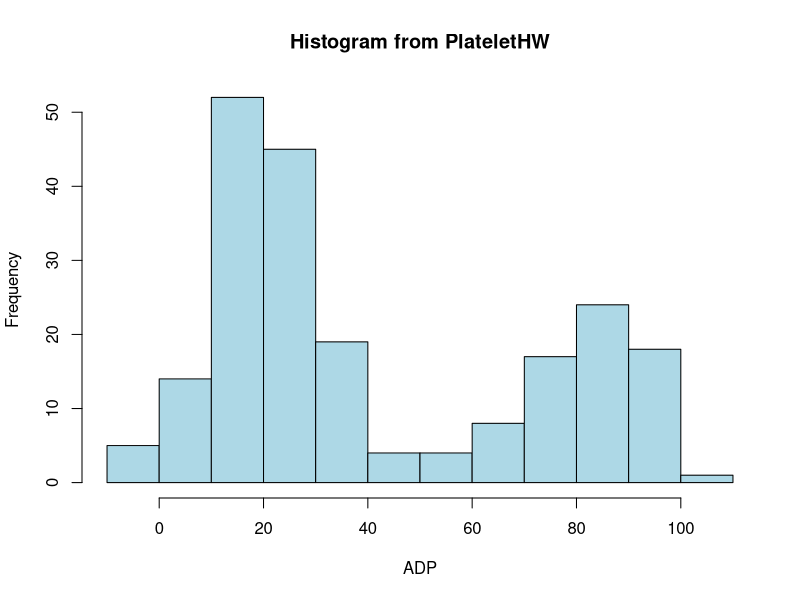
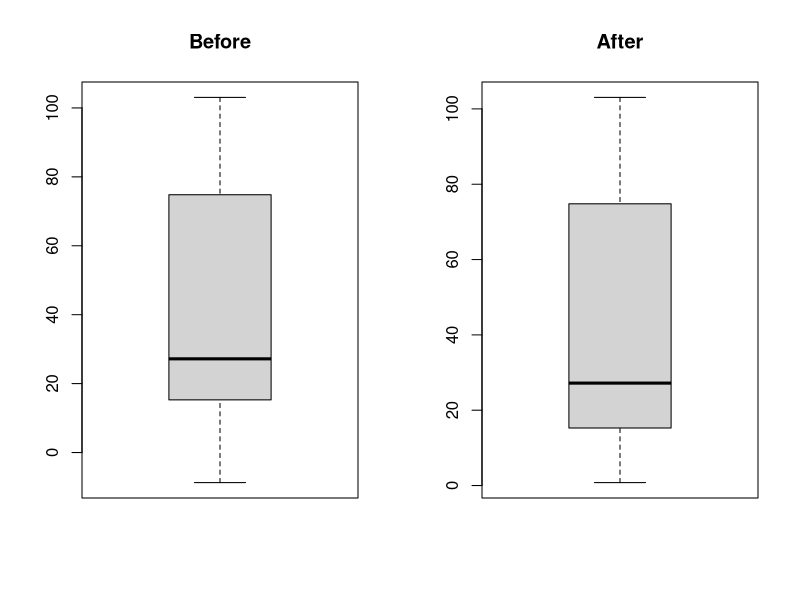
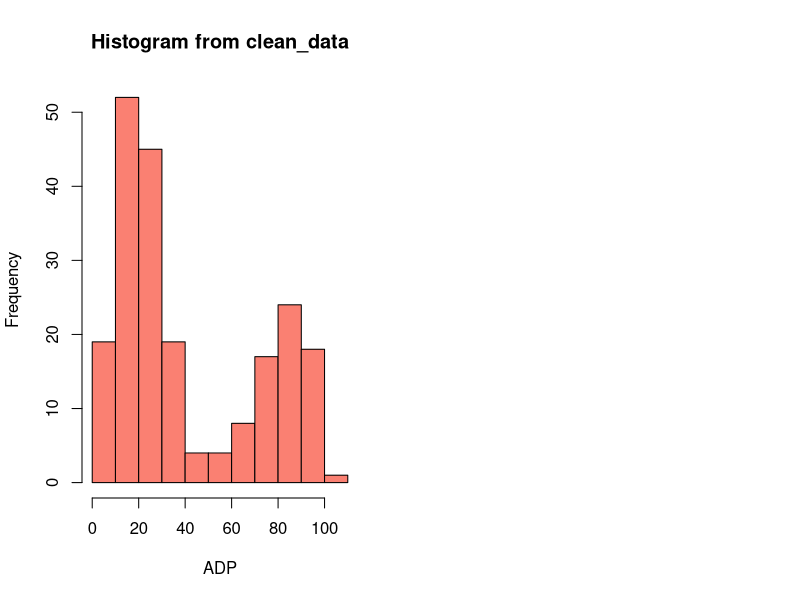
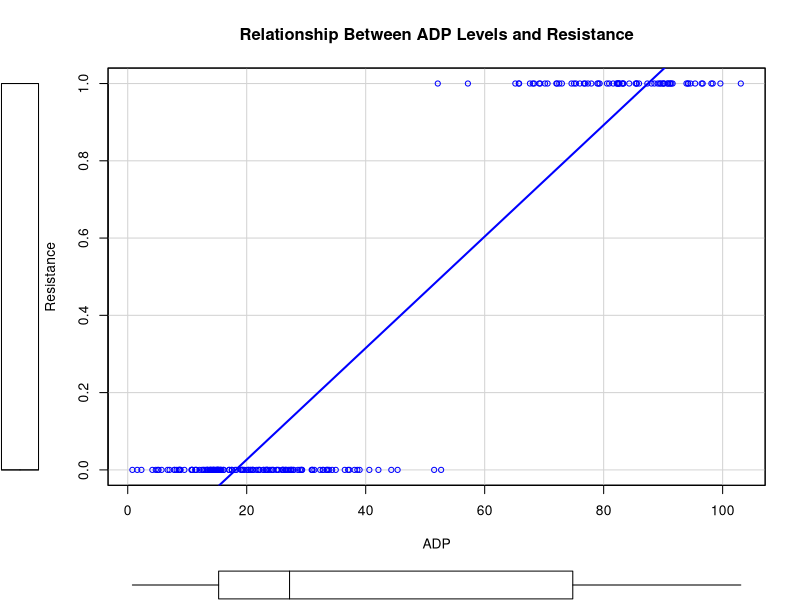
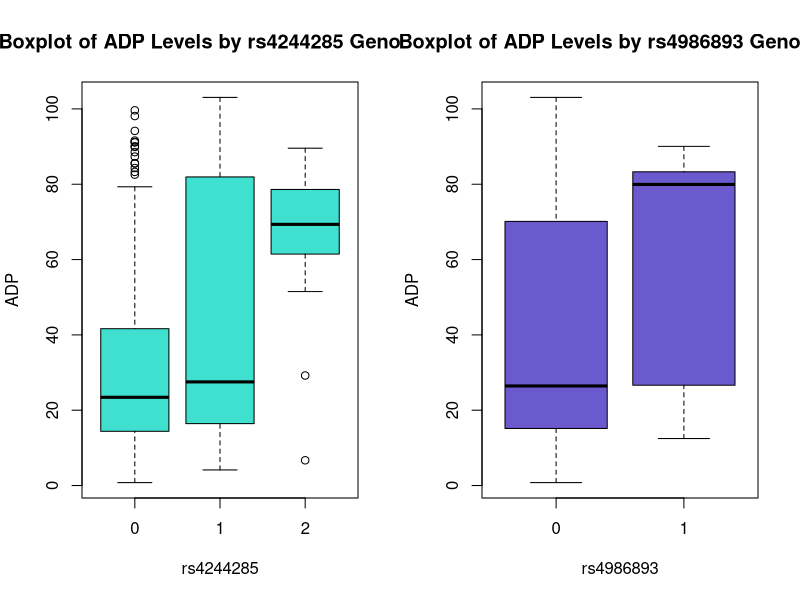
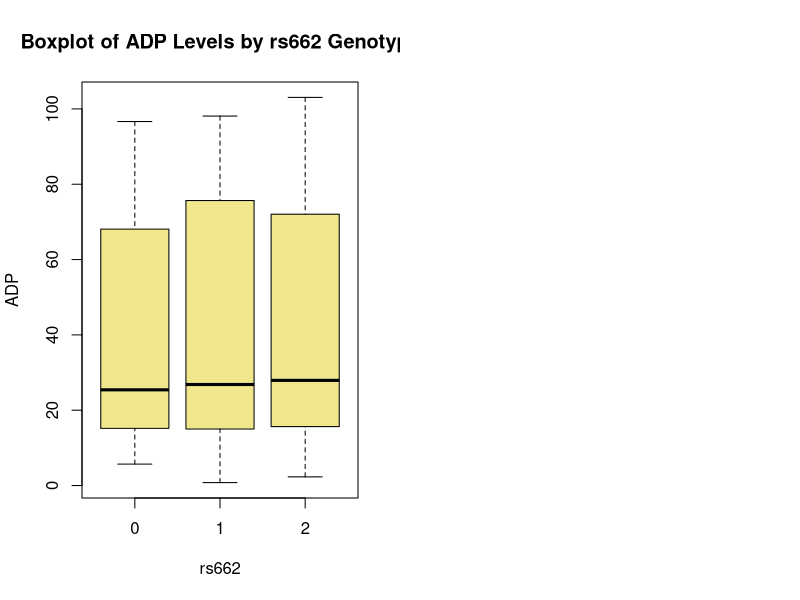
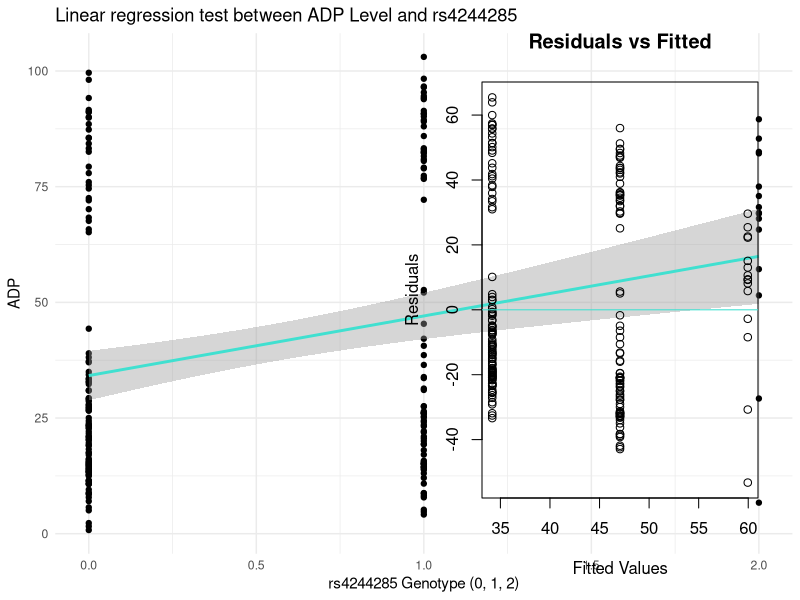
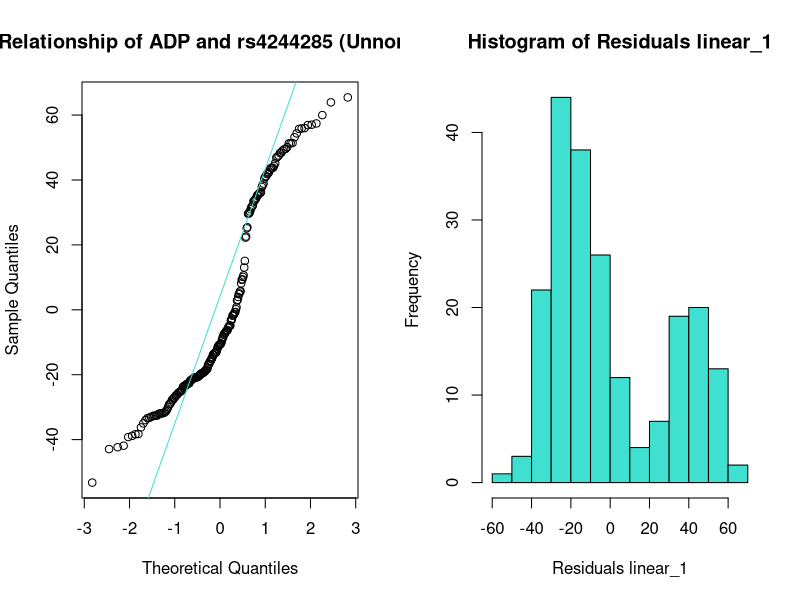

These figures' R source, in order:
## ---- chunk 1
knitr::opts_chunk$set(echo = TRUE)
## ---- chunk 2
knitr::opts_chunk$set(echo = TRUE)

library(readr)
raw_data <- read_delim("../raw_data/PlateletHW.tsv", delim = "\t", escape_double = FALSE, trim_ws = TRUE)
View(raw_data)

clean_data <- read_delim("../clean_data/clean_data.tsv", delim = "\t", escape_double = FALSE, trim_ws = TRUE)
View(clean_data)

## ---- chunk 3
summary(raw_data$ADP)
hist(raw_data$ADP, main = "Histogram from PlateletHW" , xlab = "ADP", col = "lightblue")
## ---- chunk 4
clean_data$ADP <- abs(raw_data$ADP)
par(mfcol=c(1,2))
boxplot(raw_data$ADP, main = "Before")
boxplot(clean_data$ADP, main = "After")
## ---- chunk 5
summary(clean_data$ADP)
hist(clean_data$ADP, main = "Histogram from clean_data" , xlab = "ADP", col = "salmon")
## ---- chunk 6
install.packages("car")
## ---- chunk 7
library(car)
scatterplot(Resistance ~ ADP, data = clean_data, reg.line = lm, smooth = FALSE, main = "Relationship Between ADP Levels and Resistance")
boxplot(clean_data$ADP ~ clean_data$rs4244285, main = "Boxplot of ADP Levels by rs4244285 Genotype", xlab = "rs4244285", ylab = "ADP", col = "turquoise")
boxplot(clean_data$ADP ~ clean_data$rs4986893, main = "Boxplot of ADP Levels by rs4986893 Genotype", xlab = "rs4986893", ylab = "ADP", col = "slateblue")
boxplot(clean_data$ADP ~ clean_data$rs662, main = "Boxplot of ADP Levels by rs662 Genotype", xlab = "rs662", ylab = "ADP", col = "khaki")
## ---- chunk 8
clean_data$ADP_log <- log(clean_data$ADP)
View(clean_data)
## ---- chunk 9
library(ggplot2)
linear_1 <- lm(ADP ~ rs4244285, data = clean_data)
summary(linear_1)# significant (p-value < 0.05)

ggplot(clean_data, aes(x = rs4244285, y = ADP)) +
  geom_point() +
  geom_smooth(method = "lm", color = "turquoise") +
  labs(title = "Linear regression test between ADP Level and rs4244285",
       x = "rs4244285 Genotype (0, 1, 2)",
       y = "ADP") +
  theme_minimal()

plot(linear_1$fitted.values, linear_1$residuals,
     main = "Residuals vs Fitted",
     xlab = "Fitted Values",
     ylab = "Residuals")
abline(h = 0, col = "turquoise")

qqnorm(linear_1$residuals, main = "QQ Plot: Relationship of ADP and rs4244285 (Unnormalized ADP)")
qqline(linear_1$residuals, col = "turquoise")

hist(linear_1$residuals, main = "Histogram of Residuals linear_1", xlab = "Residuals linear_1", col = "turquoise")

## ---- chunk 10
linear_log_1 <- lm(ADP_log ~ rs4244285, data = clean_data)
summary(linear_log_1)# significant (p-value < 0.05)

ggplot(clean_data, aes(x = rs4244285, y = ADP_log)) +
  geom_point() +
  geom_smooth(method = "lm", color = "turquoise") +
  labs(title = "Linear regression test between log(ADP Level) and rs4244285",
       x = "rs4244285 Genotype (0, 1, 2)",
       y = "log(ADP)") +
  theme_minimal()

plot(linear_log_1$fitted.values, linear_log_1$residuals,
     main = "Residuals vs Fitted",
     xlab = "Fitted Values",
     ylab = "Residuals")
abline(h = 0, col = "turquoise")

qqnorm(linear_log_1$residuals, main = "QQ Plot: Relationship of ADP and rs4244285 (Normalized ADP)")
qqline(linear_log_1$residuals, col = "turquoise")

hist(linear_log_1$residuals, main = "Histogram of Residuals linear_log_1", xlab = "Residuals linear_log_1", col = "turquoise")
## ---- chunk 11
linear_2 <- lm(ADP ~ rs4986893, data = clean_data)
summary(linear_2)# significant (p-value < 0.05)

ggplot(clean_data, aes(x = rs4986893, y = ADP)) +
  geom_point() +
  geom_smooth(method = "lm", color = "slateblue") +
  labs(title = "Linear regression test between ADP Level and rs4986893",
       x = "rs4986893 Genotype (0, 1, 2)",
       y = "ADP") +
  theme_minimal()

plot(linear_2$fitted.values, linear_2$residuals,
     main = "Residuals vs Fitted",
     xlab = "Fitted Values",
     ylab = "Residuals")
abline(h = 0, col = "slateblue")

qqnorm(linear_2$residuals, main = "QQ Plot: Relationship of ADP and rs4986893 (Unnormalized ADP)")
qqline(linear_2$residuals, col = "slateblue")

hist(linear_2$residuals, main = "Histogram of Residuals linear_2", xlab = "Residuals linear_2", col = "slateblue")

## ---- chunk 12
linear_log_2 <- lm(ADP_log ~ rs4986893, data = clean_data)
summary(linear_log_2)# significant (p-value < 0.05)

ggplot(clean_data, aes(x = rs4986893, y = ADP_log)) +
  geom_point() +
  geom_smooth(method = "lm", color = "slateblue") +
  labs(title = "Linear regression test between log(ADP Level) and rs4986893",
       x = "rs4986893 Genotype (0, 1, 2)",
       y = "log(ADP)") +
  theme_minimal()

plot(linear_log_2$fitted.values, linear_log_2$residuals,
     main = "Residuals vs Fitted",
     xlab = "Fitted Values",
     ylab = "Residuals")
abline(h = 0, col = "slateblue")

qqnorm(linear_log_2$residuals, main = "QQ Plot: Relationship of ADP and rs4986893 (Normalized ADP)")
qqline(linear_log_2$residuals, col = "slateblue")

hist(linear_log_2$residuals, main = "Histogram of Residuals linear_log_2", xlab = "Residuals linear_log_2", col = "slateblue")

## ---- chunk 13
linear_3 <- lm(ADP ~ rs662, data = clean_data)
summary(linear_3)# not significant (p-value > 0.05)

ggplot(clean_data, aes(x = rs662, y = ADP)) +
  geom_point() +
  geom_smooth(method = "lm", color = "khaki") +
  labs(title = "Linear regression test between ADP Level and rs662",
       x = "rs662 Genotype (0, 1, 2)",
       y = "ADP") +
  theme_minimal()

plot(linear_3$fitted.values, linear_3$residuals,
     main = "Residuals vs Fitted",
     xlab = "Fitted Values",
     ylab = "Residuals")
abline(h = 0, col = "khaki")

qqnorm(linear_3$residuals, main = "QQ Plot: Relationship of ADP and rs662 (Unnormalized ADP)")
qqline(linear_3$residuals, col = "khaki")

hist(linear_3$residuals, main = "Histogram of Residuals linear_3", xlab = "Residuals linear_3", col = "khaki")

## ---- chunk 14
linear_log_3 <- lm(ADP_log ~ rs662, data = clean_data)
summary(linear_log_3)# not significant (p-value > 0.05)

ggplot(clean_data, aes(x = rs662, y = ADP_log)) +
  geom_point() +
  geom_smooth(method = "lm", color = "khaki") +
  labs(title = "Linear regression test between log(ADP Level) and rs662",
       x = "rs662 Genotype (0, 1, 2)",
       y = "log(ADP)") +
  theme_minimal()

plot(linear_log_3$fitted.values, linear_log_3$residuals,
     main = "Residuals vs Fitted",
     xlab = "Fitted Values",
     ylab = "Residuals")
abline(h = 0, col = "khaki")

qqnorm(linear_log_3$residuals, main = "QQ Plot: Relationship of ADP and rs662 (Normalized ADP)")
qqline(linear_log_3$residuals, col = "khaki")

hist(linear_log_3$residuals, main = "Histogram of Residuals linear_log_3", xlab = "Residuals linear_log_3", col = "khaki")

## ---- chunk 15
linear_sex <-lm(ADP_log ~ SEX, data= clean_data)
linear_age <- lm(ADP_log ~ AGE, data= clean_data)


summary(linear_sex)# not significant (p-value > 0.05)
summary(linear_age) # not significant (p-value > 0.05)

ggplot(clean_data, aes(x =SEX , y = ADP_log)) +
  geom_point() +
  geom_smooth(method = "lm", color = "orchid") + 
  labs(title = "Association between log(ADP) and SEX",
       x = "SEX 0 =male. 1 =SEX ",
       y = "log(ADP)") +
  theme_minimal()


ggplot(clean_data, aes(x =AGE , y = ADP_log)) +
  geom_point() +
  geom_smooth(method = "lm", color = "gold") + 
  labs(title = "Association between log(ADP) and AGE",
       x = "AGE",
       y = "log(ADP)") +
  theme_minimal()
## ---- chunk 16
snp_list <- c("rs4244285", "rs4986893", "rs662")

results_list <- list()

for (snp in snp_list) {
  model_sum <- lm(as.formula(paste("ADP_log ~ AGE + SEX +", snp)), data = clean_data)
  results_list[[snp]] <- summary(model_sum)
}
print(results_list[["rs4244285"]]) # significant (p-value < 0.05/3)
print(results_list[["rs4986893"]])# significant (p-value < 0.05/3)
print(results_list[["rs662"]]) # not siginifcant (p-value > 0.05/3)
